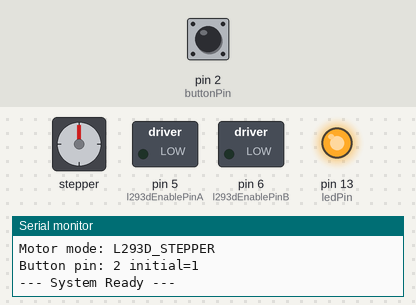
Bench run of a sketch on a simulated Arduino Uno, built with avr-gcc and run on an emulated ATmega328P. On the bench: stepper motor, switched loads named in the sketch (green lamp = pin HIGH), output pins drawn as LEDs (lit = HIGH), the last lines printed to the serial monitor. Wiring (inferred from the names in the program): stepper motor (200 steps per turn assumed): coils pin 8, pin 9, pin 10, pin 11. Dashed ring = blinking. The inputs (shaded band) are chosen by the test bench; at power-on: pin 2 (buttonPin) HIGH. Pins used as bus, display or sensor lines are not drawn.

Above: at 1.9 s.
2.0 s: pin 2 (buttonPin) pulled LOW for 0.15 s
At 3.2 s:
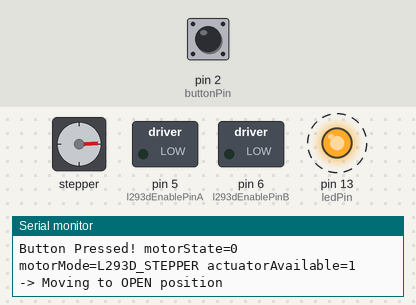
5.0 s: pin 2 (buttonPin) pulled LOW for 1 s
At 6.2 s:
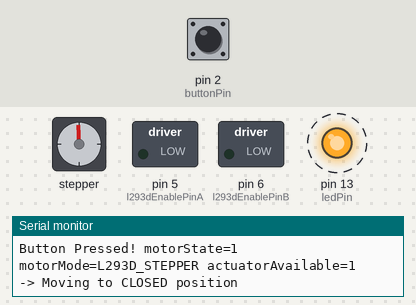
8.0 s: pin 2 (buttonPin) pulled LOW for 0.15 s
At 8.25 s:
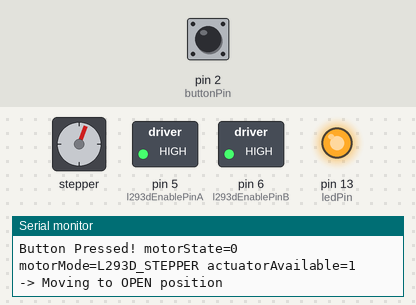
11.0 s: pin 2 (buttonPin) pulled LOW for 3.2 s
At 11.26 s:
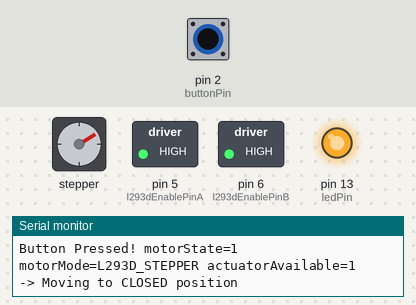
15.7 s: pin 2 (buttonPin) pulled LOW for 0.15 s
At 15.91 s:
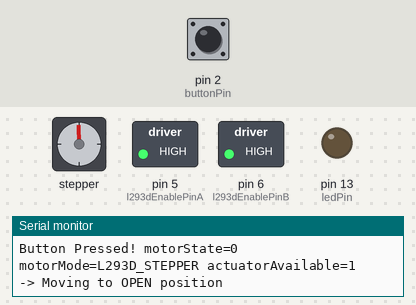
18.7 s: pin 2 (buttonPin) pulled LOW for 1 s
At 19.9 s:
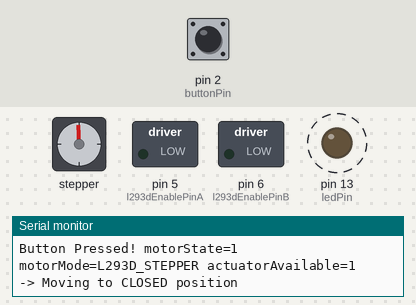
Timing chart, 0 to 22.7 s (numbered marks = the images above; inputs shaded):
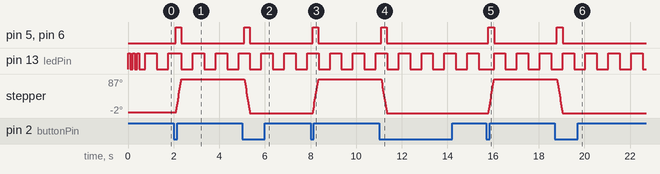

The sketch:

beehivemotorC++.ino
```cpp
#include <Arduino.h>

#define MOTOR_MODE_PCA9685_SERVO 1
#define MOTOR_MODE_L293D_STEPPER 2

// Arduino IDEで切り替える場合は、次の行のモード名を変更してください。
#ifndef ACTIVE_MOTOR_MODE
#define ACTIVE_MOTOR_MODE MOTOR_MODE_L293D_STEPPER
#endif

#if ACTIVE_MOTOR_MODE == MOTOR_MODE_PCA9685_SERVO
#include <Wire.h>
#include <Adafruit_PWMServoDriver.h>
#elif ACTIVE_MOTOR_MODE != MOTOR_MODE_L293D_STEPPER
#error "ACTIVE_MOTOR_MODE must be MOTOR_MODE_PCA9685_SERVO or MOTOR_MODE_L293D_STEPPER"
#endif

const int buttonPin = 2;
const int ledPin = 13;  // 内蔵LED（デバッグ用）

int motorState = 0;  // 0 = close/origin, 1 = open
int lastButtonState = HIGH;
int buttonState = HIGH;
unsigned long lastDebounceTime = 0;
const unsigned long debounceDelay = 50;

unsigned long lastBlinkTime = 0;

#if ACTIVE_MOTOR_MODE == MOTOR_MODE_PCA9685_SERVO
Adafruit_PWMServoDriver pwm = Adafruit_PWMServoDriver(0x70);  // I2C address = 0x70

const uint8_t servoNum = 0;
const int servoMinPulse = 150;
const int servoMaxPulse = 500;
const int servoClosedAngle = 0;
const int servoOpenAngle = 90;
const int servoStepDegrees = 10;
const int servoStepDelayMs = 30;

bool pwmAvailable = false;  // PCA9685 が使えるかどうか
#endif

#if ACTIVE_MOTOR_MODE == MOTOR_MODE_L293D_STEPPER
// L293D bare IC -> Arduino Uno
// 1,2EN:D5, 1A:D8, 2A:D9, 3,4EN:D6, 3A:D10, 4A:D11
// L293D VCC1:5V logic, VCC2:motor power, GND:Arduino GNDと共通
const int l293dEnablePinA = 5;
const int l293dInputPin1 = 8;
const int l293dInputPin2 = 9;
const int l293dEnablePinB = 6;
const int l293dInputPin3 = 10;
const int l293dInputPin4 = 11;

// 4-wire bipolar stepper + L293Dの2相励磁。開閉量は実機に合わせて調整してください。
const long stepperOpenSteps = 50;  // about 90 degrees for a common 1.8-degree stepper
const unsigned int stepperStepDelayMs = 5;
const bool releaseStepperCoilsAfterMove = true;  // 発熱を抑えるため既定はOFF保持しない

const uint8_t l293dFullStepSequence[][4] = {
  {1, 0, 1, 0},
  {0, 1, 1, 0},
  {0, 1, 0, 1},
  {1, 0, 0, 1}
};
const int stepperSequenceLength = sizeof(l293dFullStepSequence) / sizeof(l293dFullStepSequence[0]);

long stepperCurrentPosition = 0;
int stepperSequenceIndex = 0;
#endif

const char *getMotorModeName();
bool isActuatorAvailable();
void initializeMotor();
void moveMotorToOpenPosition();
void moveMotorToClosedPosition();
void handleButtonPressed();

#if ACTIVE_MOTOR_MODE == MOTOR_MODE_PCA9685_SERVO
int angleToPulse(int angle);
void moveServoSmooth(int startAngle, int targetAngle);
#endif

#if ACTIVE_MOTOR_MODE == MOTOR_MODE_L293D_STEPPER
void setupStepperPins();
void writeStepperOutputs(int sequenceIndex);
void enableStepperDriver();
void releaseStepperCoils();
void stepStepperOnce(int direction);
void moveStepperToPosition(long targetPosition);
#endif

void setup() {
  Serial.begin(9600);
  Serial.println("--- Starting Setup ---");

  pinMode(buttonPin, INPUT_PULLUP);
  pinMode(ledPin, OUTPUT);

  // 起動確認：LEDを3回点滅
  for (int i = 0; i < 3; i++) {
    digitalWrite(ledPin, HIGH);
    delay(100);
    digitalWrite(ledPin, LOW);
    delay(100);
  }
  Serial.println("LED blink OK");

  initializeMotor();

  Serial.print("Motor mode: ");
  Serial.println(getMotorModeName());
  Serial.print("Button pin: ");
  Serial.print(buttonPin);
  Serial.print(" initial=");
  Serial.println(digitalRead(buttonPin));
  Serial.println("--- System Ready ---");
}

void loop() {
  // === 生存確認：500ms ごとにLED点滅 ===
  if (millis() - lastBlinkTime > 500) {
    lastBlinkTime = millis();
    digitalWrite(ledPin, !digitalRead(ledPin));
  }

  int reading = digitalRead(buttonPin);

  // チャタリング除去
  if (reading != lastButtonState) {
    lastDebounceTime = millis();
  }

  if ((millis() - lastDebounceTime) > debounceDelay) {
    if (reading != buttonState) {
      buttonState = reading;

      // ボタンが押された瞬間（HIGH→LOW）
      if (buttonState == LOW) {
        handleButtonPressed();
      }
    }
  }

  lastButtonState = reading;
}

const char *getMotorModeName() {
#if ACTIVE_MOTOR_MODE == MOTOR_MODE_PCA9685_SERVO
  return "PCA9685_SERVO";
#else
  return "L293D_STEPPER";
#endif
}

bool isActuatorAvailable() {
#if ACTIVE_MOTOR_MODE == MOTOR_MODE_PCA9685_SERVO
  return pwmAvailable;
#else
  return true;
#endif
}

void initializeMotor() {
#if ACTIVE_MOTOR_MODE == MOTOR_MODE_PCA9685_SERVO
  // === I2C 初期化 ===
  Wire.begin();
  Serial.println("I2C initialized");

  // === PCA9685 初期化（アドレス 0x70、失敗しても続行） ===
  Serial.print("Initializing PCA9685 at 0x70... ");
  if (pwm.begin()) {
    pwm.setOscillatorFrequency(27000000);
    pwm.setPWMFreq(50);
    pwm.setPWM(servoNum, 0, angleToPulse(servoClosedAngle));
    pwmAvailable = true;
    Serial.println("OK");
  } else {
    pwmAvailable = false;
    Serial.println("NOT FOUND (button+LED only mode)");
  }
#else
  setupStepperPins();
  releaseStepperCoils();
  Serial.println("L293D stepper initialized");
  Serial.println("Power-on position is treated as CLOSED/origin.");
  Serial.println("Wire L293D ENA:D5 IN1:D8 IN2:D9 ENB:D6 IN3:D10 IN4:D11.");
#endif
}

void handleButtonPressed() {
  Serial.print("Button Pressed! motorState=");
  Serial.print(motorState);
  Serial.print(" motorMode=");
  Serial.print(getMotorModeName());
  Serial.print(" actuatorAvailable=");
  Serial.println(isActuatorAvailable());

  if (motorState == 0) {
    Serial.println("-> Moving to OPEN position");
    if (isActuatorAvailable()) {
      moveMotorToOpenPosition();
    }
    motorState = 1;
  } else {
    Serial.println("-> Moving to CLOSED position");
    if (isActuatorAvailable()) {
      moveMotorToClosedPosition();
    }
    motorState = 0;
  }
}

void moveMotorToOpenPosition() {
#if ACTIVE_MOTOR_MODE == MOTOR_MODE_PCA9685_SERVO
  moveServoSmooth(servoClosedAngle, servoOpenAngle);
#else
  moveStepperToPosition(stepperOpenSteps);
#endif
}

void moveMotorToClosedPosition() {
#if ACTIVE_MOTOR_MODE == MOTOR_MODE_PCA9685_SERVO
  moveServoSmooth(servoOpenAngle, servoClosedAngle);
#else
  moveStepperToPosition(0);
#endif
}

#if ACTIVE_MOTOR_MODE == MOTOR_MODE_PCA9685_SERVO
int angleToPulse(int angle) {
  angle = constrain(angle, 0, 180);
  return map(angle, 0, 180, servoMinPulse, servoMaxPulse);
}

void moveServoSmooth(int startAngle, int targetAngle) {
  int direction = (targetAngle >= startAngle) ? 1 : -1;

  for (int angle = startAngle; angle != targetAngle; angle += direction * servoStepDegrees) {
    pwm.setPWM(servoNum, 0, angleToPulse(angle));
    delay(servoStepDelayMs);

    if ((direction > 0 && angle + servoStepDegrees > targetAngle) ||
        (direction < 0 && angle - servoStepDegrees < targetAngle)) {
      break;
    }
  }

  pwm.setPWM(servoNum, 0, angleToPulse(targetAngle));
}
#endif

#if ACTIVE_MOTOR_MODE == MOTOR_MODE_L293D_STEPPER
void setupStepperPins() {
  pinMode(l293dEnablePinA, OUTPUT);
  pinMode(l293dInputPin1, OUTPUT);
  pinMode(l293dInputPin2, OUTPUT);
  pinMode(l293dEnablePinB, OUTPUT);
  pinMode(l293dInputPin3, OUTPUT);
  pinMode(l293dInputPin4, OUTPUT);
}

void writeStepperOutputs(int sequenceIndex) {
  digitalWrite(l293dInputPin1, l293dFullStepSequence[sequenceIndex][0]);
  digitalWrite(l293dInputPin2, l293dFullStepSequence[sequenceIndex][1]);
  digitalWrite(l293dInputPin3, l293dFullStepSequence[sequenceIndex][2]);
  digitalWrite(l293dInputPin4, l293dFullStepSequence[sequenceIndex][3]);
}

void enableStepperDriver() {
  digitalWrite(l293dEnablePinA, HIGH);
  digitalWrite(l293dEnablePinB, HIGH);
}

void releaseStepperCoils() {
  digitalWrite(l293dInputPin1, LOW);
  digitalWrite(l293dInputPin2, LOW);
  digitalWrite(l293dInputPin3, LOW);
  digitalWrite(l293dInputPin4, LOW);
  digitalWrite(l293dEnablePinA, LOW);
  digitalWrite(l293dEnablePinB, LOW);
}

void stepStepperOnce(int direction) {
  stepperSequenceIndex += direction;
  if (stepperSequenceIndex >= stepperSequenceLength) {
    stepperSequenceIndex = 0;
  } else if (stepperSequenceIndex < 0) {
    stepperSequenceIndex = stepperSequenceLength - 1;
  }

  enableStepperDriver();
  writeStepperOutputs(stepperSequenceIndex);
  delay(stepperStepDelayMs);
  stepperCurrentPosition += direction;
}

void moveStepperToPosition(long targetPosition) {
  while (stepperCurrentPosition != targetPosition) {
    int direction = (targetPosition > stepperCurrentPosition) ? 1 : -1;
    stepStepperOnce(direction);
  }

  if (releaseStepperCoilsAfterMove) {
    releaseStepperCoils();
  }
}
#endif
```

Measured:
- after the input at 2.0 s, pin 5 (l293dEnablePinA), pin 6 (l293dEnablePinB): LOW → HIGH after 0.09 s, → LOW 0.25 s later; stepper: turns 87° clockwise in 0.23 s, starting after 0.11 s
- after the input at 5.0 s, pin 5 (l293dEnablePinA), pin 6 (l293dEnablePinB): LOW → HIGH after 0.09 s, → LOW 0.25 s later; stepper: turns 89° counter-clockwise in 0.25 s, starting after 0.09 s
- after the input at 8.0 s, pin 5 (l293dEnablePinA), pin 6 (l293dEnablePinB): LOW → HIGH after 0.09 s, → LOW 0.25 s later; stepper: turns 89° clockwise in 0.26 s, starting after 0.09 s
- after the input at 11.0 s, pin 5 (l293dEnablePinA), pin 6 (l293dEnablePinB): LOW → HIGH after 0.09 s, → LOW 0.25 s later; stepper: turns 89° counter-clockwise in 0.25 s, starting after 0.09 s
- after the input at 15.7 s, pin 5 (l293dEnablePinA), pin 6 (l293dEnablePinB): LOW → HIGH after 0.09 s, → LOW 0.25 s later; stepper: turns 89° clockwise in 0.25 s, starting after 0.09 s
- after the input at 18.7 s, pin 5 (l293dEnablePinA), pin 6 (l293dEnablePinB): LOW → HIGH after 0.09 s, → LOW 0.25 s later; stepper: turns 89° counter-clockwise in 0.25 s, starting after 0.09 s
- by itself, pin 13 (ledPin): alternates HIGH for 0.50 s and LOW for 0.50 s
